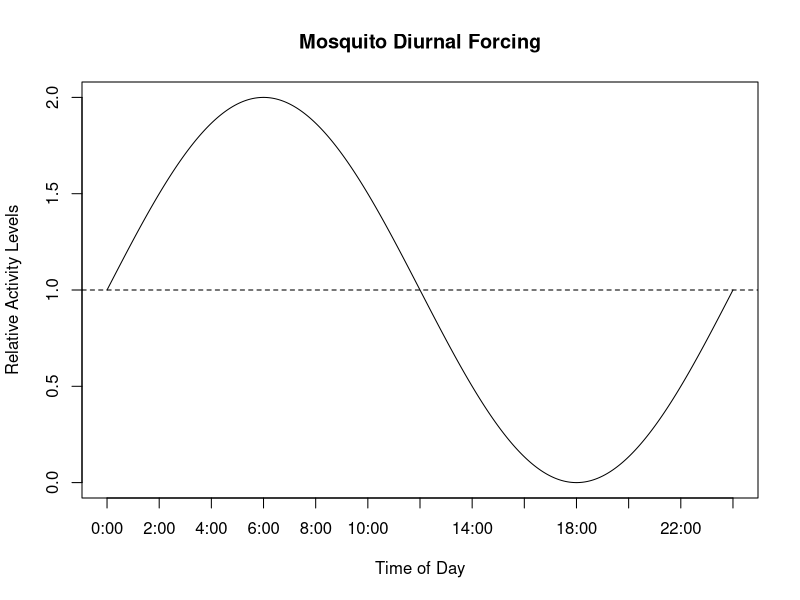
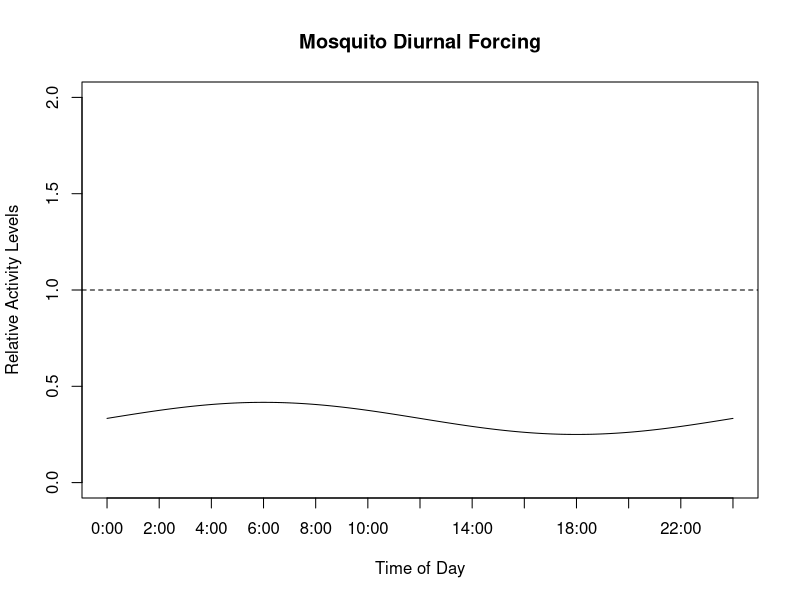

Generate these figures, in order, with R: (Note: this script raises an error after producing the figures.)
rm(list=ls());gc()
# pmax(0,(b+cos(2*pi*(t-o*60)/24/60)))^p 


t=seq(from=0,to=24*60,by=0.01)

hourGrain = 120
xHours = which(t %% hourGrain == 0)
plot({
  (sin((2*pi*t)/1440) + 1)
},type="l",ylim=c(0,2),ylab="Relative Activity Levels",xlab="Time of Day",main="Mosquito Diurnal Forcing",xaxt="n")
abline(h = 1,lty = 2)
axis(side = 1,at = xHours,labels = paste0(t[xHours]/60,":00"))


# t: tNow
# o: offset (in hours)
hazFunc <- function(t,avgRate,offset=-2,scaling=0.25){
  (sin((2*pi*(t-offset*60))/1440)*scaling + 1) * avgRate
}
hazCurve = hazFunc(t = t,avgRate = 1/3,offset = 0)
plot(hazCurve,type="l",ylim=c(0,2),ylab="Relative Activity Levels",xlab="Time of Day",main="Mosquito Diurnal Forcing",xaxt="n")
abline(h = 1,lty = 2)
axis(side = 1,at = xHours,labels = paste0(t[xHours]/60,":00"))

mean(hazCurve)

# hazFunc = function(t,o){
#   return(rep(1,length=length(t)))
# }

Btime = 1/3
Rtime = 1/3
Otime = 1/3
g = 1/12

exponentialMosquito <- function(o=0,scaling=0.25){
  
  states = vector(mode = "list",length = 100)
  times = vector(mode = "list",length = 100)
  duration = vector(mode = "list",length = 100)
  
  times[[1]] = 0
  states[[1]] = "B"
  
  i = 2
  while(states[[i-1]]!="D"){
    
    print(paste0("iteration: ",i, " tNow: ",times[[i-1]]))
    switch(EXPR = states[[i-1]],
           B = {
             
             # diurnal forcing
             tNow = (times[[i-1]] %% 1)*24*60
             
             # duration of time until next event
             tDur = rexp(n = 1,rate = hazFunc(t = tNow,avgRate = Btime,offset = o,scaling = scaling))
             duration[[i-1]] = tDur
             
             # time of next event
             times[[i]] = times[[i-1]] + tDur
             
             # choose next event
             pDie = g*tDur
             if(runif(1) < pDie){
               states[[i]] = "D"
             } else {
               states[[i]] = "R"
             }
             
           },
           R = {

             # diurnal forcing
             tNow = (times[[i-1]] %% 1)*24*60
             
             # duration of time until next event
             tDur = rexp(n = 1,rate = hazFunc(t = tNow,avgRate = Rtime,offset = o,scaling = scaling))
             duration[[i-1]] = tDur
             
             # time of next event
             times[[i]] = times[[i-1]] + tDur
             
             # choose next event
             pDie = g*tDur
             if(runif(1) < pDie){
               states[[i]] = "D"
             } else {
               states[[i]] = "O"
             }
             
           },
           O = {

             # diurnal forcing
             tNow = (times[[i-1]] %% 1)*24*60
             
             # duration of time until next event
             tDur = rexp(n = 1,rate = hazFunc(t = tNow,avgRate = Otime,offset = o,scaling = scaling))
             duration[[i-1]] = tDur
             
             # time of next event
             times[[i]] = times[[i-1]] + tDur
             
             # choose next event
             pDie = g*tDur
             if(runif(1) < pDie){
               states[[i]] = "D"
             } else {
               states[[i]] = "B"
             }
             
           },
           {stop(paste0("unrecognized state",states[[i-1]]))}
    )
    
    i = i+1
  }
  return(list(
      states=unlist(Filter(Negate(is.null),states)),
      times=unlist(Filter(Negate(is.null),times)),
      duration=unlist(Filter(Negate(is.null),duration))
    ))
}


out = exponentialMosquito()
plotMosyOut(out,Btime,Rtime,Otime)


plotMosyOut = function(out,Btime,Rtime,Otime,scaling=0.25,o=0){
  
  tMax = ceiling(max(out$times))
  tSeq = seq(from=0,to=tMax*24*60,by=0.1)
  
  daySeq = vapply(X = 0:(tMax-1),FUN = function(x){x*24*60},FUN.VALUE = numeric(1),USE.NAMES = FALSE)
  
  # plot the diurnal forcing used
  hourGrain = 60*12
  xHours = which(tSeq %% hourGrain == 0)
  hazCurveB = hazFunc(t = tSeq,avgRate = Btime,offset = o,scaling = scaling)
  plot(x=tSeq,y=hazCurveB,type="l",ylim=c(0,2),ylab="Relative Activity Levels",xlab="Time of Day",main="Mosquito Diurnal Forcing",xaxt="n",col="red")
  abline(h = Btime,lty = 2,col="red")
  hazCurveR = hazFunc(t = tSeq,avgRate = Rtime,offset = o,scaling = scaling)
  lines(x=tSeq,y = hazCurveR,col="blue")
  abline(h = Rtime,lty =2,col="blue")
  hazCurveO = hazFunc(t = tSeq,avgRate = Otime,offset = o,scaling = scaling)
  lines(x=tSeq,y = hazCurveO,col="purple")
  abline(h=Otime,lty=2,col="purple")
  hourLabel = (tSeq[xHours]/60) %% 24
  dayLabel = paste0("Day",0:(tMax-1))
  axis(side = 1,at = tSeq[xHours],labels = paste0(hourLabel,":00"))
  text(x = daySeq,y=0.01,labels = dayLabel)
  
  # plot the mosquito time series
  pointsX = out$times*24*60
  pointsY = vector(mode = "numeric",length = length(pointsX))
  for(i in 1:length(pointsY)){
    pointsY[i] = switch(EXPR = out$states[i],
                          B = {
                              hazFunc(t = pointsX[i],avgRate = Btime,offset = o,scaling = scaling)
                            },
                          R = {
                              hazFunc(t = pointsX[i],avgRate = Rtime,offset = o,scaling = scaling)
                            },
                          O = {
                              hazFunc(t = pointsX[i],avgRate = Otime,offset = o,scaling = scaling)
                            },
                          D = {hazFunc(t = pointsX[i],avgRate = Otime,offset = o,scaling = scaling)}
                        )
  }
  
  # pointsY = hazFunc(t = pointsX,o = 0)
  pointsType = vapply(X = out$states,FUN = function(x){
      switch(x,
             B = 15,
             R = 16,
             O = 17,
             D = 18
       )
    },FUN.VALUE = numeric(1),USE.NAMES = FALSE)
  pointsCol = vapply(X = out$states,FUN = function(x){
    switch(x,
           B = "red",
           R = "blue",
           O = "purple",
           D = "darkgreen"
    )
  },FUN.VALUE = character(1),USE.NAMES = FALSE)
  points(pointsX,pointsY,pch=pointsType,col=pointsCol,cex=1.05)
  
}


cohort = parallel::mclapply(X = 1:100,FUN = function(x,o){exponentialMosquito(o=o)},o=0)



avgLife = vapply(X = cohort,FUN = function(x){
  tail(x$times,1)
},FUN.VALUE = numeric(1),USE.NAMES = FALSE)
avgLife = mean(avgLife); avgLife

ptsX = unlist(lapply(X = cohort,FUN = function(x){x$times}))
ptsY = hazFunc(t = ptsX*60*24,o = 0)
sum(ptsY>=1) / length(ptsY)
sum(ptsY<1) / length(ptsY)

plotMosyPopOut = function(cohort,o=0){
  
  tMax = vapply(X = cohort,FUN = function(x){
    tail(x$times,1)
  },FUN.VALUE = numeric(1),USE.NAMES = FALSE)
  tMax = ceiling(max(tMax))
  
  tSeq = seq(from=0,to=tMax*24*60,by=0.1)
  
  daySeq = vapply(X = 0:(tMax-1),FUN = function(x){x*24*60},FUN.VALUE = numeric(1),USE.NAMES = FALSE)
  
  # plot the diurnal forcing used
  hourGrain = 60*12
  xHours = which(tSeq %% hourGrain == 0)
  hazCurve = hazFunc(t = tSeq,o = o)
  plot(x=tSeq,y=hazCurve,type="l",ylim=c(0,2),ylab="Relative Activity Levels",xlab="Time of Day",main="Mosquito Diurnal Forcing",xaxt="n")
  abline(h = 1,lty = 2)
  hourLabel = (tSeq[xHours]/60) %% 24
  dayLabel = paste0("Day",0:(tMax-1))
  axis(side = 1,at = tSeq[xHours],labels = paste0(hourLabel,":00"))
  text(x = daySeq,y=0.01,labels = dayLabel)

  
  for(i in 1:length(cohort)){
    # plot the mosquito time series
    pointsX = cohort[[i]]$times*24*60
    pointsY = hazFunc(t = pointsX,o = 0)
    pointsType = vapply(X = cohort[[i]]$states,FUN = function(x){
      switch(x,
             B = 15,
             R = 16,
             O = 17,
             D = 18
      )
    },FUN.VALUE = numeric(1),USE.NAMES = FALSE)
    pointsCol = vapply(X = cohort[[i]]$states,FUN = function(x){
      switch(x,
             B = "red",
             R = "blue",
             O = "purple",
             D = "darkgreen"
      )
    },FUN.VALUE = character(1),USE.NAMES = FALSE)
    points(pointsX,pointsY,pch=pointsType,col=pointsCol,cex=1.05)
  }
  
}

plotMosyPopOut(cohort)





gammaMosquito <- function(N=5,o=0){
  
  states = vector(mode = "list",length = 100)
  times = vector(mode = "list",length = 100)
  duration = vector(mode = "list",length = 100)
  
  times[[1]] = 0
  states[[1]] = "B"
  
  i = 2
  while(states[[i-1]]!="D"){
    
    print(paste0("iteration: ",i, " tNow: ",times[[i-1]]))
    switch(EXPR = states[[i-1]],
           B = {
             
             # diurnal forcing
             tNow = (times[[i-1]] %% 1)*24*60
             force = hazFunc(t=tNow,o = o)
             
             # duration of time until next event
             tDur = rgamma(n = 1,shape = N,rate = Btime*force*N)
             duration[[i-1]] = tDur
             
             # time of next event
             times[[i]] = times[[i-1]] + tDur
             
             # choose next event
             pDie = g*tDur
             if(runif(1) < pDie){
               states[[i]] = "D"
             } else {
               states[[i]] = "R"
             }
             
           },
           R = {
             
             # diurnal forcing
             tNow = (times[[i-1]] %% 1)*24*60
             force = hazFunc(t=tNow,o = o)
             
             # duration of time until next event
             tDur = rgamma(n = 1,shape = N,rate = Rtime*force*N)
             duration[[i-1]] = tDur
             
             # time of next event
             times[[i]] = times[[i-1]] + tDur
             
             # choose next event
             pDie = g*tDur
             if(runif(1) < pDie){
               states[[i]] = "D"
             } else {
               states[[i]] = "O"
             }
             
           },
           O = {
             
             # diurnal forcing
             tNow = (times[[i-1]] %% 1)*24*60
             force = hazFunc(t=tNow,o = o)
             
             # duration of time until next event
             tDur = rgamma(n = 1,shape = N,rate = Otime*force*N)
             duration[[i-1]] = tDur
             
             # time of next event
             times[[i]] = times[[i-1]] + tDur
             
             # choose next event
             pDie = g*tDur
             if(runif(1) < pDie){
               states[[i]] = "D"
             } else {
               states[[i]] = "B"
             }
             
           },
           {stop(paste0("unrecognized state",states[[i-1]]))}
    )
    
    i = i+1
  }
  return(list(
    states=unlist(Filter(Negate(is.null),states)),
    times=unlist(Filter(Negate(is.null),times)),
    duration=unlist(Filter(Negate(is.null),duration))
  ))
}


cohort = parallel::mclapply(X = 1:100,FUN = function(x,N,o){gammaMosquito(N=N,o=o)},o=0,N=12)

plotMosyPopOut(cohort = cohort)



out = gammaMosquito(N = 64,o = 0)
plotMosyOut(out)
